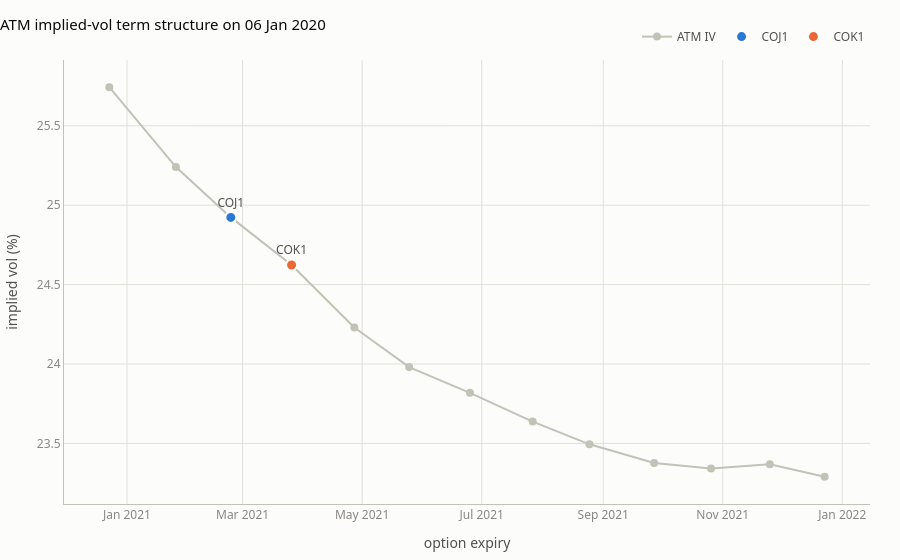

Notebook source saved alongside this figure:
### Markdown cell above
### 6.3 ATM term structure at inception

### Code cell
figures["ATM vol term structure at inception"].show()

### Figure 1 — Plotly figure (JSON) as saved in the notebook; plotly's stock layout.template omitted (floating-point values rounded to 4 significant figures)
{"data": [{"hovertemplate": "%{text}: %{y:.2f}%<extra></extra>", "line": {"color": "#c3c2b7", "width": 2}, "marker": {"color": "#c3c2b7", "size": 8}, "mode": "lines+markers", "name": "ATM IV", "text": ["COG1", "COH1", "COJ1", "COK1", "COM1", "CON1", "COQ1", "COU1", "COV1", "COX1", "COZ1", "COF2", "COG2"], "type": "scatter", "x": ["2020-12-23T00:00:00.000000000", "2021-01-26T00:00:00.000000000", "2021-02-23T00:00:00.000000000", "2021-03-26T00:00:00.000000000", "2021-04-27T00:00:00.000000000", "2021-05-25T00:00:00.000000000", "2021-06-25T00:00:00.000000000", "2021-07-27T00:00:00.000000000", "2021-08-25T00:00:00.000000000", "2021-09-27T00:00:00.000000000", "2021-10-26T00:00:00.000000000", "2021-11-25T00:00:00.000000000", "2021-12-23T00:00:00.000000000"], "y": [25.74, 25.24, 24.92, 24.62, 24.23, 23.98, 23.82, 23.64, 23.49, 23.38, 23.34, 23.37, 23.29]}, {"hovertemplate": "COJ1: %{y:.2f}%<extra></extra>", "marker": {"color": "#2a78d6", "line": {"color": "#fcfcfb", "width": 2}, "size": 11}, "mode": "markers+text", "name": "COJ1", "text": ["COJ1"], "textfont": {"color": "#52514e"}, "textposition": "top center", "type": "scatter", "x": ["2021-02-23T00:00:00.000000000"], "y": [24.92]}, {"hovertemplate": "COK1: %{y:.2f}%<extra></extra>", "marker": {"color": "#eb6834", "line": {"color": "#fcfcfb", "width": 2}, "size": 11}, "mode": "markers+text", "name": "COK1", "text": ["COK1"], "textfont": {"color": "#52514e"}, "textposition": "top center", "type": "scatter", "x": ["2021-03-26T00:00:00.000000000"], "y": [24.62]}], "layout": {"font": {"color": "#52514e", "family": "system-ui, -apple-system, \"Segoe UI\", sans-serif", "size": 12}, "hoverlabel": {"bgcolor": "#fcfcfb", "font": {"color": "#0b0b0b"}}, "hovermode": "x unified", "legend": {"orientation": "h", "x": 1, "xanchor": "right", "y": 1.02, "yanchor": "bottom"}, "margin": {"b": 50, "l": 60, "r": 30, "t": 60}, "paper_bgcolor": "#fcfcfb", "plot_bgcolor": "#fcfcfb", "title": {"font": {"color": "#0b0b0b", "size": 15}, "text": "ATM implied-vol term structure on 06 Jan 2020", "x": 0, "xanchor": "left"}, "xaxis": {"gridcolor": "#e1e0d9", "linecolor": "#c3c2b7", "showline": true, "tickfont": {"color": "#898781"}, "title": {"font": {"color": "#52514e"}, "text": "option expiry"}, "zeroline": false}, "yaxis": {"gridcolor": "#e1e0d9", "linecolor": "#c3c2b7", "tickfont": {"color": "#898781"}, "title": {"font": {"color": "#52514e"}, "text": "implied vol (%)"}, "zeroline": false}}}
